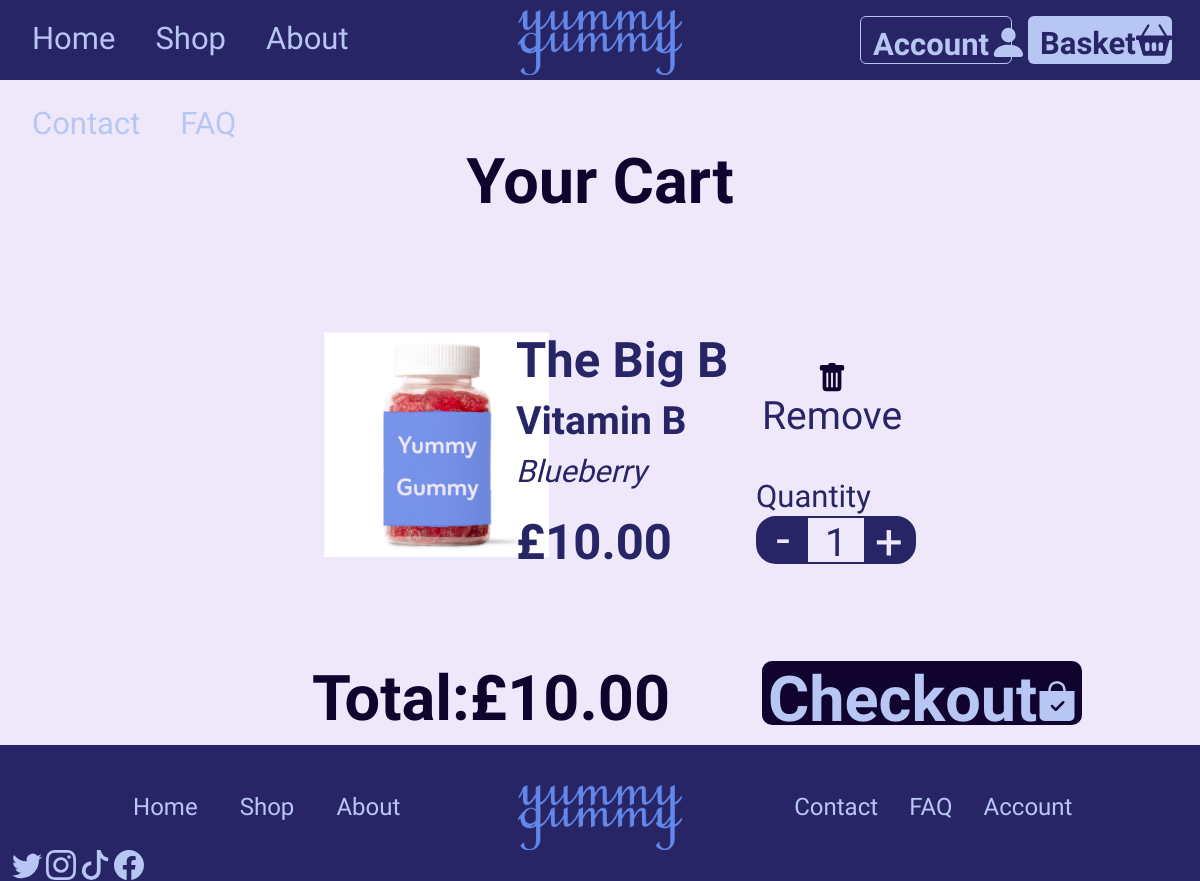
/cart (signed in), run on an earlier commit of the app's database.
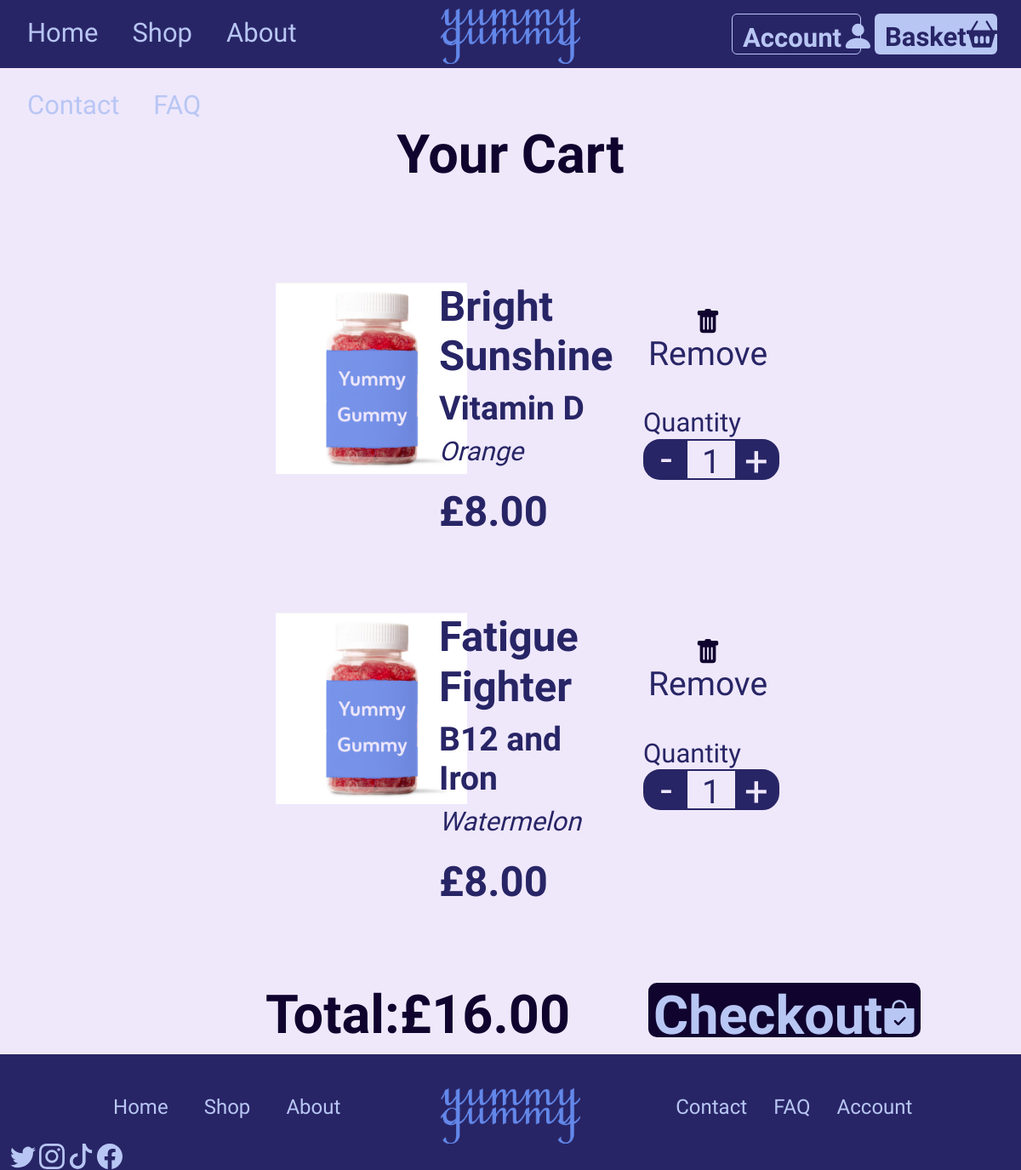
And on a later commit of the database.
### app/models.py (models this page shows, shortened)
class Cart(db.Model):
    id: so.Mapped[int] = so.mapped_column(primary_key=True)
    product_id: so.Mapped[int] = so.mapped_column(sa.ForeignKey('product.id'), nullable=False)
    user_id: so.Mapped[int] = so.mapped_column(sa.ForeignKey('user.id'), nullable=False)
    quantity: so.Mapped[int] = so.mapped_column(nullable=False, default=1)
    product = db.relationship('Product', backref='carts', lazy=True)
    @property
    def total_price(self):
        return self.product.price * self.quantity

class Product(db.Model):
    id: so.Mapped[int] = so.mapped_column(primary_key=True)
    name: so.Mapped[str] = so.mapped_column(sa.String(255), index=True, nullable=False)
    vitamin: so.Mapped[str] = so.mapped_column(sa.String(255), nullable=False)
    flavour: so.Mapped[str] = so.mapped_column(sa.String(50), index=True, nullable=True)
    price: so.Mapped[float] = so.mapped_column(sa.Numeric(10, 2), nullable=False)
    description: so.Mapped[str] = so.mapped_column(sa.String(1000), nullable=True)

### app/routes.py (the view, shortened to what this page needs)
@app.route("/cart", methods=["GET", "POST"])
@login_required
def cart():
    if request.method == "GET":
        cart_items = Cart.query.join(Product).filter(Cart.user_id == current_user.id).all()
        subtotal = sum(item.product.price * item.quantity for item in cart_items)
        return render_template("cart.html", title="Cart", cart_items=cart_items, subtotal=subtotal)

### app/models.py (called while the page is built)
@login.user_loader
def load_user(id):
    return db.session.get(User, int(id))

### app/templates/cart.html (shortened to what this page needs)
{% extends 'base.html' %}
{% block body %}
    <h1 class="ygtitle">Your Cart</h1>
    {% if cart_items %}
        <div class="row">
            <div class="col-3 colpadd"></div>
            <div class="col">
                {% for item in cart_items %}
                    <div class="row cart-item">
                        <div class="col-4 img4cart">
                            <img src="{{ url_for('static', filename='images/yumgum.png') }}" alt="{{ item.product.name }}" height="225" id="cartimg">
                        </div>
                        <div class="col cartinfo">
                            <h2 class="productnm">{{ item.product.name }}</h2>
                            <h3 class="vitamin">{{ item.product.vitamin }}</h3>
                            <h4 class="flavour">{{ item.product.flavour }}</h4>
                            <h2 class="price">£{{ item.product.price * item.quantity }}</h2>
                        </div>
                        <div class="col-3 cartamount">
                            <button type="button" class="remove" data-item-id="{{ item.id }}">
                                <img src="/static/images/trash.svg" alt="Rubbish Bin">
                                <h3>Remove</h3>
                            </button>
                            <h4 class="prodmininfo">Quantity</h4>
                            <div class="cartquantitybutton" id="cart-item-{{ item.id }}">
                                <button type="button" class="cartminus" data-cart-item-id="{{ item.id }}" data-action="decrease">
                                    <h2>-</h2>
                                </button>
                                <h3 id="quantity-{{ item.id }}">{{ item.quantity }}</h3>
                                <button type="button" class="cartplus" data-cart-item-id="{{ item.id }}" data-action="increase">
                                    <h2>+</h2>
                                </button>
                            </div>
                        </div>
                    </div>
                {% endfor %}
            </div>
            <div class="col-3 colpadd"></div>
        </div>
        <div class="row checksect">
            <div class="col-3"></div>
            <div class="col">
                <div class="carttotal">
                    <h1>Total:</h1>
                    <h1 id="cart-total">£{{ cart_items|map(attribute='total_price')|sum }}</h1>
                </div>
            </div>
            <div class="col">
                <form action="{{ url_for('home') }}" method="post">
                    <button class="checkout">
                        <h1>Checkout</h1>
                        <img src="/static/images/bag.svg" alt="Shopping Bag">
                    </button>
                </form>
            </div>
        </div>
    {% endif %}
{% endblock %}

### app/templates/base.html (shortened to what this page needs)
<!DOCTYPE html>
<html lang="en">
<head>
	<link href="{{ url_for('static', filename='css/bootstrap.min.css') }}" rel="stylesheet">
    <link href="{{ url_for('static', filename='css/style.css') }}" rel="stylesheet">
    <link href="{{ url_for('static', filename='css/responsive480.css') }}" rel="stylesheet">
</head>
<body>
    <header>
        <div class="container-fluid">
            <div class="row">
                <div class="col-4">
                    <nav class="navleft">
                        <a href="{{ url_for('home') }}"><h4>Home</h4></a>
                        <a href="{{ url_for('shop') }}"><h4>Shop</h4></a>
                        <a href="/about"><h4>About</h4></a>
                        <a href="{{ url_for('contact') }}"><h4>Contact</h4></a>
                        <a href="{{ url_for('faq') }}"><h4>FAQ</h4></a>
                    </nav>
                </div>
                <div class="col-4">
                    <a href="{{ url_for('home') }}" class="logo">
                        <img src="{{ url_for('static', filename='images/logotemp.png') }}" alt-text="Yummy Gummy Logo" height="65">
                    </a>
                </div>
                <div class="col-4">
                    <nav class="navright">
                        <a class="btn btn-primary" href="{{ url_for('cart') }}" role="button" id="navbasket">
                            <h4>Basket</h4>
                            <img src="{{ url_for('static', filename='images/basket.svg') }}" alt-text="Shopping Basket">
                        </a>
                        <a class="btn btn-primary" href="{{ url_for('login') }}" role="button" id="navacct">
                            <h4>Account</h4>
                            <img src="{{ url_for('static', filename='images/person.svg') }}" alt-text="My Account picture" id="navperson">
                        </a>
                    </nav>
                </div>
            </div>
        </div>
    </header>
    <div class="wrapper">
        <div class="container-fluid no-padding-container">
            {% block body %} {% endblock %}
        </div>
        <footer class="container-fluid">
            <div class="footer-content">
                <div class="row">
                    <div class="col-1"></div>
                    <div class="col">
                        <nav class="footleft">
                            <a href="{{ url_for('home') }}"><h5>Home</h5></a>
                            <a href="{{ url_for('shop') }}"><h5>Shop</h5></a>
                            <a href="/about"><h5>About</h5></a>
                        </nav>
                    </div>
                    <div class="col">
                        <a href="{{ url_for('home') }}" class="logo" id="btmlogo">
                            <img src="{{ url_for('static', filename='images/logotemp.png') }}" alt-text="Yummy Gummy Logo" height="65">
                        </a>
                    </div>
                    <div class="col">
                        <nav class="footright">
                            <a href="{{ url_for('contact') }}"><h5>Contact</h5></a>
                            <a href="{{ url_for('faq') }}"><h5>FAQ</h5></a>
                            <a href="{{ url_for('login') }}"><h5>Account</h5></a>
                        </nav>
                    </div>
                    <div class="col-1"></div>
                </div>
                <div class="footsocial">
                    <img src="{{ url_for('static', filename='images/social/twitter.svg') }}" alt-text="twitter logo">
                    <img src="{{ url_for('static', filename='images/social/instagram.svg') }}" alt-text="instagram logo">
                    <img src="{{ url_for('static', filename='images/social/tiktok.svg') }}" alt-text="tiktok logo">
                    <img src="{{ url_for('static', filename='images/social/facebook.svg') }}" alt-text="facebook logo">
                </div>
            </div>
        </footer>
    </div>
</body>
</html

### app/static/css/style.css (style rules this page uses)
html { height: 100%; }
h1 { font-size: 63px; }
h2 { font-size: 49px; }
h3 { font-size: 39px; }
h4 { font-size: 31px; }
h5 { font-size: 24px; }
body { font-family: Zain; background-color:#EFE8FB; margin-top: 5rem; height: 100%; }
.wrapper { display: flex; flex-direction: column; min-height: 100%; }
header { width: 100%; background-color: #282566; height: 5rem; position: fixed; top: 0; left: 0; }
.navleft a { float: left; text-align: center; padding: 20px; text-decoration: none; font-weight: 400; color: #B8C6F4; }
.logo img { margin-top: 10px; display: block; margin-left: auto; margin-right: auto; }
.navright a { float: right; text-decoration: none; margin-right: 1rem; }
#navbasket { border: none; background-color: #B8C6F4; color: #282566; width: 9rem; height: 3rem; text-align: left; margin-top: 1rem; display: flex; justify-content: space-between; }
#navacct { border: 1px solid #B8C6F4; background-color: #282566; color: #B8C6F4; width: 9.5rem; height: 3rem; text-align: left; margin-top: 1rem; display: flex; justify-content: space-between; }
.navright h4 { font-weight: 600; margin-top: 3px; }
footer { width: 100%; background-color: #282566; color: #B8C6F4; min-height: 8.5rem; margin-top: auto; }
.footleft, .footright { display: flex; justify-content: space-around; }
.footleft a { float: left; text-align: center; margin-top: 3rem; text-decoration: none; font-weight: 700; color: #B8C6F4; }
.footright a { float: right; text-align: center; margin-top: 3rem; text-decoration: none; font-weight: 700; color: #B8C6F4; }
#btmlogo img { margin-top: 40px; }
.footsocial { bottom: 0; }
.ygtitle { text-align: center; color:#10042F; font-weight: 700; }
.prodmininfo { color: #282566; margin: 0; }
.cart-item { margin: 5rem 0; }
.vitamin { font-weight: 550; color: #282566; }
.flavour { font-style: italic; color: #282566; }
.cartquantitybutton { display: flex; flex-direction: row; justify-content: space-between; align-items: center; border: 2px solid #282566; border-radius: 20px; width: 160px; height: 48px; color:#282566; background-color: #EFE8FB; }
.cartquantitybutton h3 { margin-top: 15px; }
.cartminus { background-color: #282566; color:#EFE8FB; border-radius: 16px 0 0 16px; border: none; height: 46px; width: 50px; display: flex; justify-content: center; align-items: center; }
.cartminus h2 { margin-top: 10px; }
.cartplus { background-color: #282566; color:#EFE8FB; border-radius: 0 16px 16px 0; border: none; height: 46px; width: 50px; display: flex; justify-content: center; align-items: center; }
.cartplus h2 { margin-top: 15px; }
.price { font-weight: 600; color: #282566; margin-top: 1.5rem; }
.remove { color: #282566; background-color: #EFE8FB; border: none; text-decoration: none; display: flex; flex-direction: column; align-items: center; margin: 30px 0; }
.checkout { color:#B8C6F4; background-color: #10042F; border: none; border-radius: 10px; width: 20rem; height: 4rem; display: flex; flex-direction: row; justify-content: space-around; align-items: baseline; }
.checkout h1 { font-weight: 700; }
.productnm { color: #282566; font-weight: 700; }
.carttotal { display: flex; flex-direction: row; justify-content: space-between; width: 70%; }
.carttotal h1 { font-weight: 800; color: #10042F; }

What changed in the data, as far as the page shows it:
removed Cart: product.name "The Big B", product.vitamin "Vitamin B", product.flavour "Blueberry", item.product.price*item.quantity "10.00", quantity "1"
added Cart: product.name "Bright Sunshine", product.vitamin "Vitamin D", product.flavour "Orange", item.product.price*item.quantity "8.00", quantity "1"
added Cart: product.name "Fatigue Fighter", product.vitamin "B12 and Iron", product.flavour "Watermelon", item.product.price*item.quantity "8.00", quantity "1"
Also different on the page:
{{ cart_items|map(attribute='total_price')|sum }}: "10.00" → "16.00"
